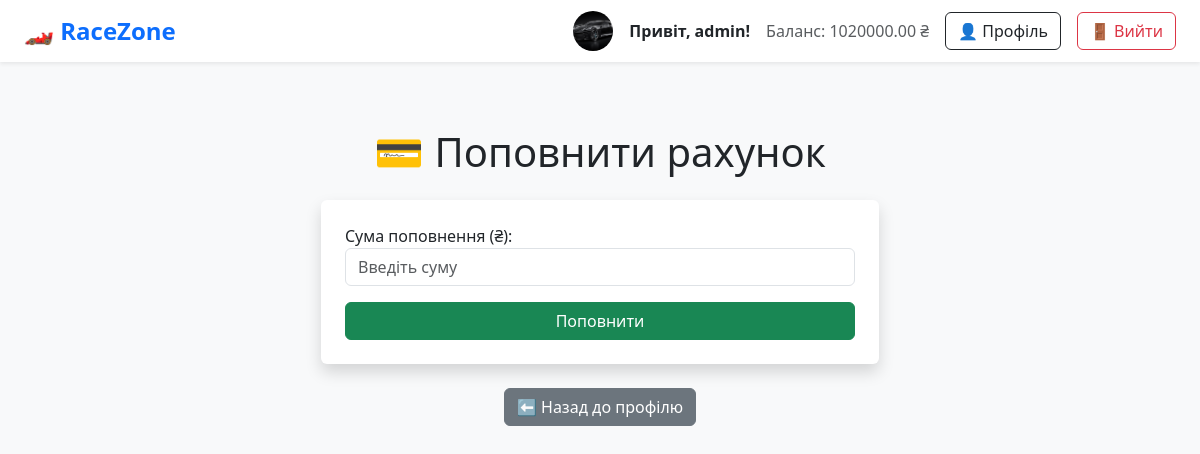
The app's page /top_up/ (signed in) with its own data.
### races/models.py (models this page shows, shortened)
class CustomUser(AbstractUser):
    balance = models.DecimalField(max_digits=10, decimal_places=2, default=0.00)
    profile_image = models.ImageField(upload_to='profile_images/', default='default.png')

### races/views.py (the view)
# urls.py: path('top_up/', views.top_up_balance_view, name='top_up_balance'),
@login_required
def top_up_balance_view(request):
    if request.method == 'POST':
        form = BalanceTopUpForm(request.POST)
        if form.is_valid():
            amount = form.cleaned_data['amount']
            request.user.balance += amount
            request.user.save()
            messages.success(request, f'Баланс поповнено на {amount} ₴!')
            return redirect('profile')
    else:
        form = BalanceTopUpForm()
    return render(request, 'top_up_balance.html', {'form': form})

### races/forms.py
class BalanceTopUpForm(forms.Form):
    amount = forms.DecimalField(
        max_digits=8,
        decimal_places=2,
        min_value=1,
        label="Сума поповнення (₴)",
        widget=forms.NumberInput(attrs={'class': 'form-control', 'placeholder': 'Введіть суму'})
    )

### races/templates/top_up_balance.html (shortened to what this page needs)
<!DOCTYPE html>
<html lang="uk">
<head>
    <link href="https://cdn.jsdelivr.net/npm/bootstrap@5.3.3/dist/css/bootstrap.min.css" rel="stylesheet">
</head>
<body class="bg-light">
{% include "partials/header.html" %}
<div class="container my-5">
    <h1 class="text-center mb-4">💳 Поповнити рахунок</h1>
    <form method="post" class="w-50 mx-auto p-4 bg-white rounded shadow">
        {{ form.as_p }}
        <button type="submit" class="btn btn-success w-100">Поповнити</button>
    </form>
    <div class="text-center mt-4">
        <a href="{% url 'profile' %}" class="btn btn-secondary">⬅ Назад до профілю</a>
    </div>
</div>
</body>
</html>

### races/templates/partials/header.html
<nav class="navbar navbar-expand-lg navbar-light bg-white shadow-sm mb-4 fixed-top">
    <div class="container-fluid px-4">
        <a class="navbar-brand fs-4 fw-bold text-primary" href="/">🏎️ RaceZone</a>
        <div class="ms-auto d-flex align-items-center gap-3">
            {% if request.user.is_authenticated %}
            {% if request.user.profile_image %}
            <img src="{{ request.user.profile_image.url }}" alt="Фото" width="40" height="40" class="rounded-circle"
                 style="object-fit: cover;">
            {% endif %}
            <span class="text-dark fw-semibold">Привіт, {{ request.user.username }}!</span>
            <span class="text-muted">Баланс: {{ request.user.balance }} ₴</span>
            <a href="{% url 'profile' %}" class="btn btn-outline-dark">👤 Профіль</a>
            <a href="{% url 'logout' %}" class="btn btn-outline-danger">🚪 Вийти</a>
            {% else %}
            <a href="{% url 'login' %}" class="btn btn-outline-primary">🔐 Вхід</a>
            <a href="{% url 'register' %}" class="btn btn-outline-success">📝 Реєстрація</a>
            {% endif %}
        </div>
    </div>
</nav>

### races/templates/top_up_balance.html (style rules this page uses)
body { padding-top: 80px; }

### records on screen
CustomUser: user.profile_image (picture), user.username "admin", user.balance "1020000.00"
